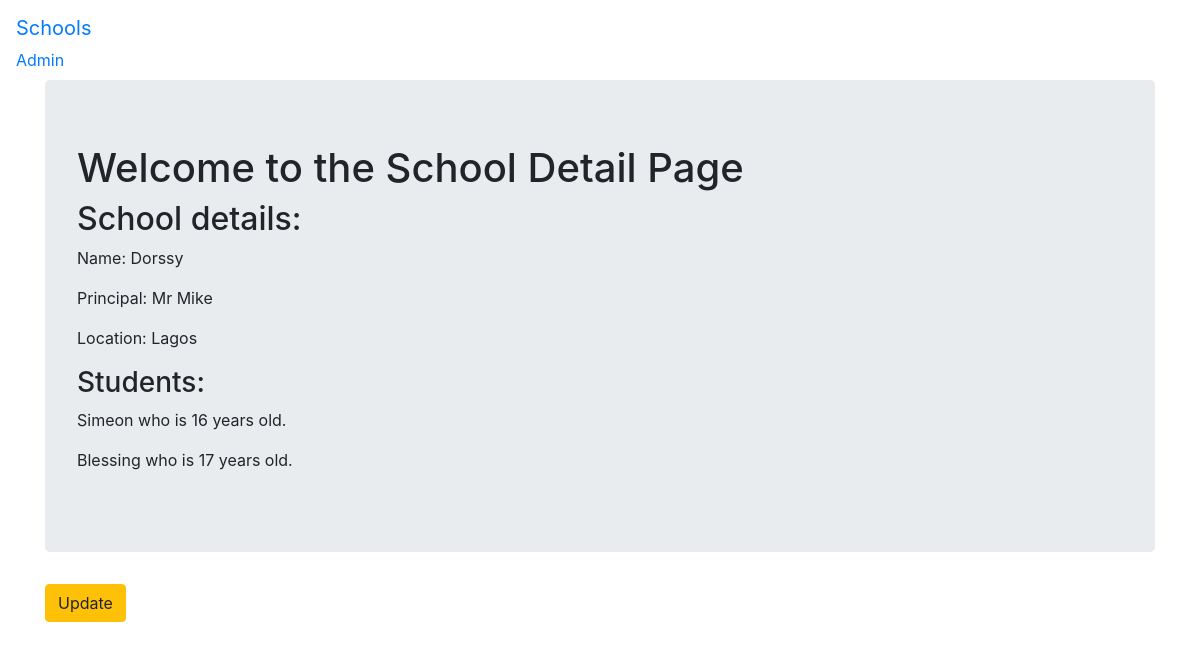
/basic_app/1/, run on the app's committed database.
### basic_app/models.py (models this page shows, shortened)
class School(models.Model):
    name = models.CharField(max_length=256)
    principal = models.CharField(max_length=256)
    location = models.CharField(max_length=256)

class Student(models.Model):
    name = models.CharField(max_length=256)
    age = models.PositiveIntegerField()
    school = models.ForeignKey(School,related_name='students',on_delete=models.DO_NOTHING)

### basic_app/views.py (the view)
# urls.py: path('<int:pk>/',views.SchoolDetailView.as_view(),name='detail'),
class SchoolDetailView(DetailView,):
    context_object_name = 'school_detail'
    model = models.School
    template_name = 'basic_app/school_detail.html'

### basic_app/templates/basic_app/school_detail.html
{% extends 'basic_app/basic_app_base.html' %}
{% block body_block %}
<div class="jumbotron">
    <h1>Welcome to the School Detail Page</h1>
    <h2>School details:</h2>
    <p>Name: {{school_detail.name}}</p>
    <p>Principal: {{school_detail.principal}}</p>
    <p>Location: {{school_detail.location}}</p>
    <h3>Students:</h3>
    {% for student in school_detail.students.all %}
        <p>{{student.name}} who is {{student.age}} years old.</p>
    {% endfor %}
</div>
<div>
    <p><a  class='btn btn-warning' href="{% url 'basic_app:update' pk=school_detail.pk %}">Update</a></p>
</div>
{% endblock %}

### data on the page
School: name "Dorssy", principal "Mr Mike", location "Lagos"
Student: name "Simeon", age "16"
Student: name "Blessing", age "17"
